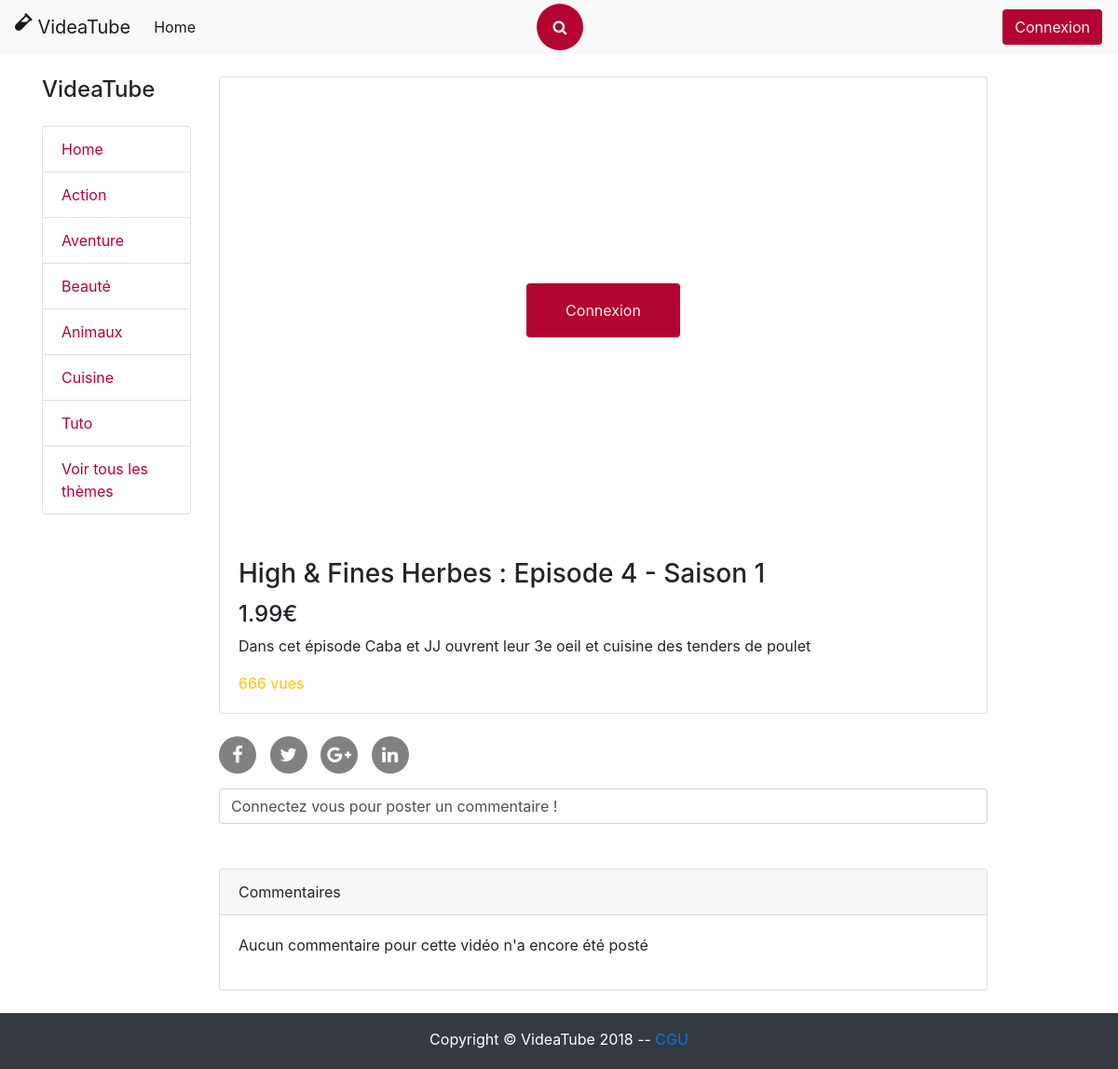
Before: /video-13 with the older database file.
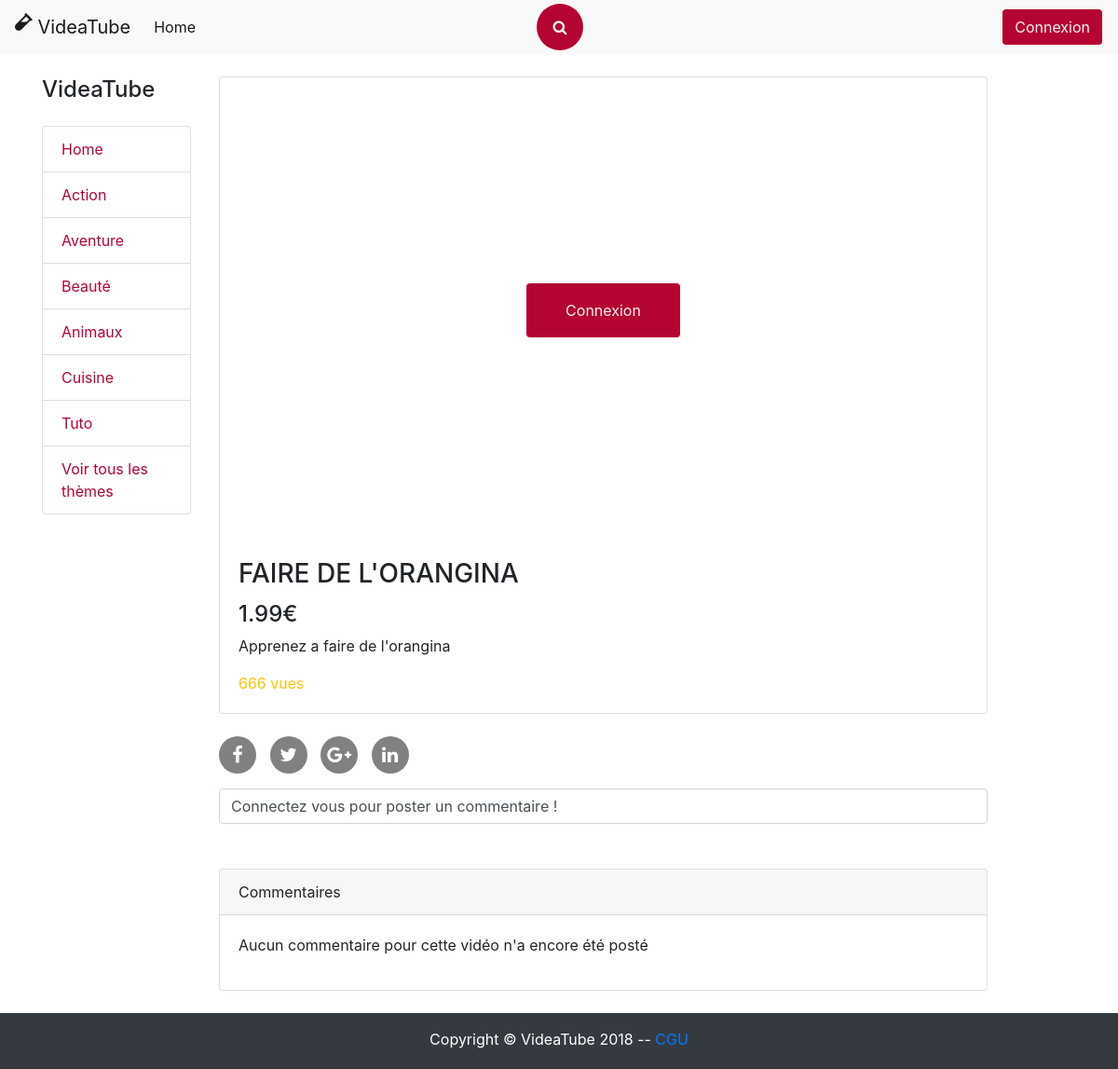
After: the same page with the newer database file.
### tables this page shows
CREATE TABLE `video` (
  `id` int(11) NOT NULL,
  `title` varchar(255) NOT NULL,
  `price` decimal(11,2) NOT NULL,
  `link` varchar(255) NOT NULL,
  `date_upload` date NOT NULL,
  `thumbnail` varchar(255) NOT NULL,
  `nbViews` int(11) NOT NULL,
  `description` varchar(255) NOT NULL
);

### controler/controler.php (called while the page is built, shortened)
<?php
require_once('model/videoManager.php');
function getVideo()
{
    try {
        if (isset ($_GET['vId'])) {
            $vM = new videoManager();
            $v = $vM->get($_GET['vId']);
        }
    } catch (Exception $e) {
        $_POST['alert'] = $e;
    }
    require_once('view/video.php');
}
?>

### model/model.php (called while the page is built)
<?php
    class Model
    {
        protected function connectBdd()
        {
            try {
                $bdd = new PDO('mysql:host=localhost;dbname=bdd_videatube;charset=utf8', 'root', '', array(PDO::ATTR_ERRMODE => PDO::ERRMODE_EXCEPTION));
                return $bdd;
            } catch (Exception $e) {
                die('Erreur : ' . $e->getMessage());
            }
        }
    }
?>

### model/videoManager.php (called while the page is built, shortened)
<?php
require_once('model/model.php');
require_once('model/videoClass.php');
    class videoManager extends Model
    {
        private $_db;
        public function get($id)
        {
            $id = (int) $id;
            $q = $this->_db->query('SELECT * FROM video WHERE id = '.$id);
            $donnees = $q->fetch(PDO::FETCH_ASSOC);
            return new videoClass($donnees);
        }
        public function setDb(PDO $db)
        {
            $this->_db = $db;
        }
    }
?>

### model/videoClass.php (called while the page is built, shortened)
<?php
class videoClass
{
    var $title;
    var $price;
    var $nbViews;
    var $description;
    public function hydrate(array $datas)
    {
        foreach ($datas as $key => $value)
        {
            $method = 'set'.ucfirst($key);
        }
    }
    public function getTitle()
    {
        return $this->title;
    }
    public function setTitle($title)
    {
        $this->title = $title;
    }
    public function getPrice()
    {
        return $this->price;
    }
    public function setPrice($price)
    {
        $this->price = $price;
    }
    public function getDescription()
    {
        return $this->description;
    }
    public function setDescription($description)
    {
        $this->description = $description;
    }
    public function getNbViews()
    {
        return $this->nbViews;
    }
    public function setNbViews($nbViews)
    {
        $this->nbViews = $nbViews;
    }
}

### view/video.php (the view, shortened to what the changed rows need)
    <link href=" ./assets/css/icons.css" rel="stylesheet"/>
<div class="bodyVideo">
    <div class="container">
        <div class="row">
            <div class="col-lg-2">
                <h1 class="my-4 titleTheme">VideaTube</h1>
            </div>
    <div class="col-lg-9">
<?php
if (isset($_POST['watch']))
{
    if(substr_count($v->getLink(),"http") > 0)
    {?>
            <div class="card mt-4 videoContain">
                <iframe class="videoWatch" width="700" height="490" src=<?= $v->getLink(); ?> frameborder="0" allow="accelerometer; autoplay; encrypted-media; gyroscope; picture-in-picture" allowfullscreen></iframe>
                <div class="card-body">
                    <h3 class="card-title"><?= $v->getTitle(); ?></h3>
                    <p class="card-text"><?= $v->getDescription(); ?></p>
                    <span class="text-warning"><?= $v->getNbViews(); ?> vues</span>
                </div>
            </div>
    <?php }
    else {
         ?>
            <div class="card mt-4 videoContain">
            <video class="videoWatch" width="700" height="490" controls src="./ressources/videos/<?= $v->getLink(); ?>"></video>
                <div class="card-body">
                    <h3 class="card-title"><?= $v->getTitle(); ?></h3>
                    <p class="card-text"><?= $v->getDescription(); ?></p>
                    <span class="text-warning"><?= $v->getNbViews(); ?> vues</span>
                </div>
            </div>
    <?php }
}elseif(isset($_POST['purchase'])){ ?>
            <div class="card mt-4 videoContain">
                <div class = "frame">
                    <div class="frameLock">
                        <?php if(isset($_SESSION['userConnected']))
                        { ?>
                            <form method = 'post' action ='purchase'>
                                <input type="hidden" name = "purchaseVid" value = "<?= $v->getId(); ?>" >
                                <input class="btn  btnPurchase" type="submit" name = "purchase" value = 'Acheter'>
                            </form>
                        <?php
                        }else
                        { ?>
                            <form method = 'post' action ='connexion'>
                                <input class="btn  btnPurchase" type="submit" name = "connexion" value = 'Connexion'>
                            </form>
                        <?php
                        } ?>
                    </div>
                </div>
                <div class="card-body">
                    <h3 class="card-title"><?= $v->getTitle(); ?></h3>
                    <h4><?= $v->getPrice(); ?>€</h4>
                    <p class="card-text"><?= $v->getDescription(); ?></p>
                    <span class="text-warning"><?= $v->getNbViews(); ?> vues</span>
                </div>
            </div>
        <br>
            <?php
            } ?>
            <br>
            </div>
        </div>
    </div>
</div>
<?php $content = ob_get_clean();
require_once ('view/template.php');?>

Changed rows visible on the page:
changed video: title "High & Fines Herbes : Episode 4 - Saison 1" → "FAIRE DE L'ORANGINA"; description "Dans cet épisode Caba et JJ ouvrent leur 3e oeil et cuisine des tenders de poulet" → "Apprenez a faire de l'orangina"
